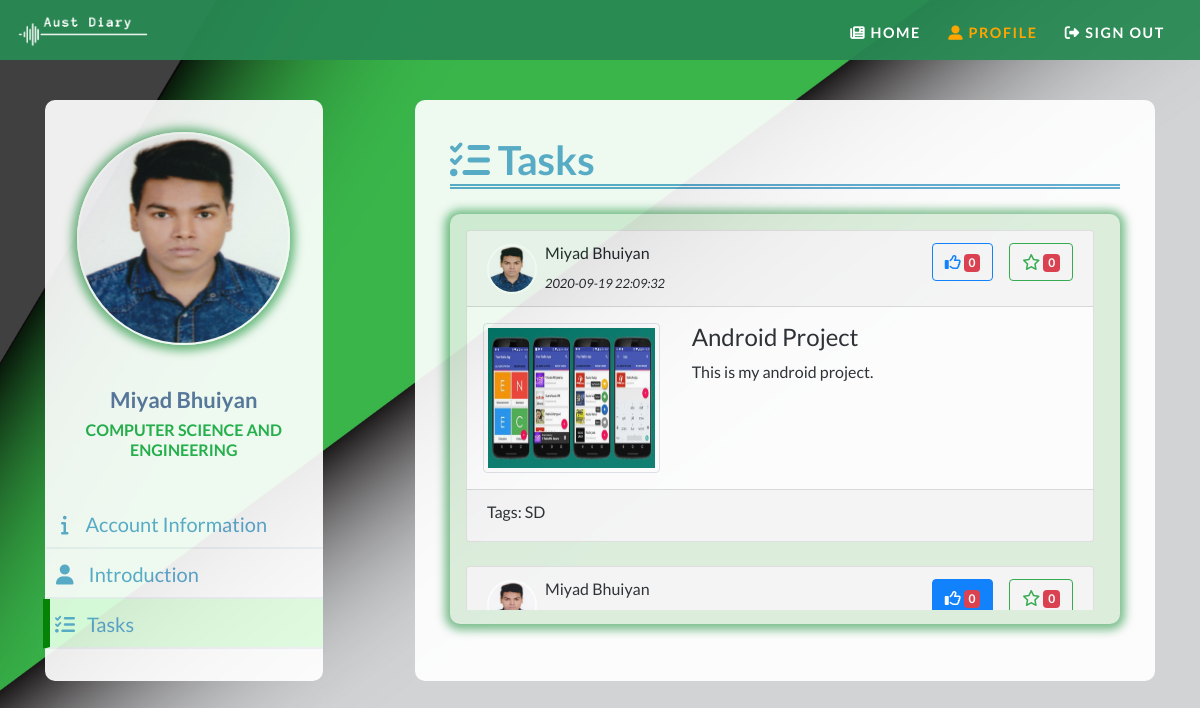
The page /viewProfileTasks.php?userId=miyadbhuiyan@gmail.com (signed in) on the database its author committed.
### tables this page shows
CREATE TABLE `user` (
  `User_id` int(11) NOT NULL,
  `Email_id` varchar(100) NOT NULL,
  `FirstName` varchar(50) DEFAULT NULL,
  `LastName` varchar(50) DEFAULT NULL,
  `ContactNumber` varchar(11) DEFAULT NULL,
  `Image` text DEFAULT NULL,
  `Password` text DEFAULT NULL,
  `IdNumber` varchar(15) DEFAULT NULL,
  `CompanyName` varchar(50) DEFAULT NULL,
  `CompanyType` varchar(50) DEFAULT NULL,
  `Address` varchar(200) DEFAULT NULL,
  `Gender` varchar(10) DEFAULT NULL,
  `Rank` varchar(25) DEFAULT NULL,
  `Department` varchar(100) DEFAULT NULL,
  `Semester` varchar(6) DEFAULT NULL,
  `Year` int(11) DEFAULT NULL,
  `Description` longtext DEFAULT NULL,
  `Skills` text DEFAULT NULL,
  `Account_Status` int(11) NOT NULL DEFAULT 2
);

CREATE TABLE `postshow` (
  `PS_id` int(11) NOT NULL,
  `ProjectName` varchar(50) NOT NULL,
  `ProjectDescription` varchar(250) NOT NULL,
  `NumofImage` int(11) NOT NULL,
  `Llike` int(11) NOT NULL,
  `Star` int(11) NOT NULL,
  `timedate` datetime NOT NULL,
  `tags` varchar(250) NOT NULL,
  `user_id` int(11) NOT NULL
);

CREATE TABLE `postimages` (
  `PI_id` int(11) NOT NULL,
  `NumofImage` int(11) NOT NULL,
  `ImageSource` varchar(250) NOT NULL,
  `PS_id` int(11) NOT NULL
);

### server.php (called while the page is built)
<?php
include "pdo.php";
function userLiked($post_id)
{	include "pdo.php";
	$stmt = $pdo->prepare("SELECT * FROM notification where Post_id= :pi AND User_id=:ui AND React='Like'");
		$stmt->execute(array(":pi" => $post_id,
							":ui" => $_SESSION['signed_in_id']));
		$row = $stmt->fetch(PDO::FETCH_ASSOC);
		if (empty($row)) {
			return false;
		}
		else
			return true;
}
function userStarred($post_id)
{	include "pdo.php";
	$stmt = $pdo->prepare("SELECT * FROM notification where Post_id= :pi AND User_id=:ui AND React='Star'");
		$stmt->execute(array(":pi" => $post_id,
							":ui" => $_SESSION['signed_in_id']));
		$row = $stmt->fetch(PDO::FETCH_ASSOC);
		if (empty($row)) {
			return false;
		}
		else
			return true;
}
function getLikes($id)
{include "pdo.php";
	$stmt = $pdo->prepare("SELECT * FROM postshow where PS_id= :pi");
		$stmt->execute(array(":pi" => $id));
		$row = $stmt->fetch(PDO::FETCH_ASSOC);
			return $row['Llike'];
}
function getStars($id)
{include "pdo.php";
	$stmt = $pdo->prepare("SELECT * FROM postshow where PS_id= :pi");
		$stmt->execute(array(":pi" => $id));
		$row = $stmt->fetch(PDO::FETCH_ASSOC);
			return $row['Star'];
}
?>

### postshowProfile.php (the view, shortened to what this page needs)
<?php
	include 'server.php';
	Function getMultiPost($user){
		$sql = "SELECT * FROM postshow, user WHERE postshow.User_id = user.User_id AND user.Email_id='".$user."' ORDER BY postshow.timedate DESC";
		$result=mysqli_query($GLOBALS['connect'],$sql);
		$resultCheck=mysqli_num_rows($result);
		if($resultCheck>0){
			while($row=mysqli_fetch_assoc($result)){
				$Uname = $row['FirstName'].' '.$row['LastName'];
				$Pdate = $row['timedate'];
				$uimage ='DATABASE/User_Profile_Picture/'.$row['Image'];
				$projectName = $row['ProjectName'];
				$projectDescription = $row['ProjectDescription'];
				$tags = $row['tags'];
				$postid = $row['PS_id'];
				echo'<div class="card">
				<div class="card-header">
					<div class="media">
						<img src="'.$uimage.'" alt="'.$Uname.'" class="align-self-center rounded-circle mr-2" style="width:50px;">
						<div class="media-body align-self-center">
							<h6>'.$Uname.'</h6>
							<small><i>'.$Pdate.'</i></small>
						</div>
							<button type="button" ';
								if (userLiked($postid)) {
									echo 'id="post-'.$postid.'" class="btn btn-outline-primary mr-3 liked like-bt" ';
									if ($_SESSION['signed_in_rank']!="Teacher") {
										echo 'onclick="addLikes('.$postid.',\'unlike\')">';
									}
									else
										echo '>';
								}
								else
								{
									echo 'id="post-'.$postid.'" class="btn btn-outline-primary mr-3 like-bt" ';
									if ($_SESSION['signed_in_rank']!="Teacher") {
										echo 'onclick="addLikes('.$postid.',\'like\')">';
									}
									else
										echo '>';
								}
								echo '<i class="far fa-thumbs-up"></i>
									<span class="badge badge-danger" id="likes-'.$postid.'">'.getLikes($postid).'</span>
								</button>
								<button type="button" ';
								if (userStarred($postid)) {
									echo 'id="postStar-'.$postid.'" class="btn btn-outline-success starred star-bt" ';
									if ($_SESSION['signed_in_rank']=="Teacher") {
										echo 'onclick="addStars('.$postid.',\'unstar\')">';
									}
									else
										echo '>';
								}
								else{
									echo 'id="postStar-'.$postid.'" class="btn btn-outline-success star-bt" ';
									if ($_SESSION['signed_in_rank']=="Teacher") {
										echo 'onclick="addStars('.$postid.',\'star\')">';
									}
									else
										echo '>';
								}
								echo '<i class="far fa-star"></i>
									<span class="badge badge-danger" id="stars-'.$postid.'">'.getStars($postid).'</span>
								</button>
					</div>
				</div>
				<div class="card-body p-0">
					<div class="row">
						<div class="col-lg-4">';
					getPostImage($row['PS_id']);
		echo	'</div>
						<div class="col-lg-8">
						<h4 class="projectHeading">'.$projectName.'</h4>
						<p class="text-justify">'.$projectDescription.'</p>
						</div>
					</div>
				</div>
						<div class="card-footer">
							<h6>Tags: '.$tags.'</h6>';
			echo '</div>
				</div>';
				echo '<br>';
			}
		}
	}
		Function getPostImage($postid){
		$sql = "SELECT * FROM postimages WHERE postimages.PS_id = ".$postid;
		$result=mysqli_query($GLOBALS['connect'],$sql);
		$resultCheck2=mysqli_num_rows($result);
		if($resultCheck2>0){
			echo	'<div id="demo" class="carousel slide" data-ride="carousel">
						<div class="carousel-inner">
					';
			$slide = 0;
			while($row=mysqli_fetch_assoc($result)){
				$postImage = $row['ImageSource'];
				echo	'<div class="carousel-item';
				if($slide == 0)
					{echo' active';}
				echo'">
						<img src="'.$postImage.'" class="img-thumbnail">
					</div>
						';
				$slide++;
			}
			echo '	</div>';
			echo	'</div>';
		}
	}
?>

### viewProfileTasks.php (shortened to what this page needs)
<?php
require_once "pdo.php";
global $opData;
$stmt = $pdo->query("SELECT * FROM outerpages");
$opDatas = $stmt->fetchAll(PDO::FETCH_ASSOC);
foreach ($opDatas as $data) {
$opData[$data['name']]=$data['value'];
}
if ( ! isset($_SESSION['signed_in_user']) ) {
  $_SESSION["warning"] = "Please sign in first";
  header("Location:signin.php");
  return;
}
else{
	$viewFlag=$_GET['userId'];
	$stmt = $pdo->prepare("SELECT * FROM user where Email_id = :xyz");
		$stmt->execute(array(":xyz" => $_GET['userId']));
		$row = $stmt->fetch(PDO::FETCH_ASSOC);
}
?>
<!DOCTYPE html>
<html>
<head>
<link rel="stylesheet" href="https://stackpath.bootstrapcdn.com/bootstrap/4.4.1/css/bootstrap.min.css">
	<link type="text/css" rel="stylesheet" href ="css/profile_view.css"/>
</head>
<body>
<nav class="navbar navbar-expand-md navbar-dark">
	<a class="navbar-brand" href="home.php"><?php echo '<img src="DATABASE/img/'.htmlentities($opData['logoWhite']).'"/>'?></a>
	<div class="collapse navbar-collapse" id="navbarExpandView">
		<ul class="navbar-nav ml-auto">
			<li>
				<a class="nav-link" href="home.php"><i class="fas fa-newspaper"></i> HOME</a>
			</li>
			<li>
				<a class="nav-link active" href=<?php echo('"viewProfileInfo.php?userId='.$_GET['userId'].'"'); ?>><i class="fas fa-user-alt"></i> PROFILE</a>
			</li>
			<li>
				<a class="nav-link" href="signout.php"><i class="fas fa-sign-out-alt"></i> SIGN OUT</a>
			</li>
		</ul>
	</div>
</nav>
<div class="container">
	<div class="row profile">
		<div class="col-lg-3 profile-sidebar" id="profile_sidebar">
			<div class="row">
				<div class="col-lg-12">
					<div class="user-img">
						<?php
    						echo '<img src="DATABASE/User_Profile_Picture/'.$row['Image'].'" class="project-photo-frame rounded-circle" alt="'.htmlentities($row['FirstName'].' '.$row['LastName']).'"/>';
						?>
					</div>
				</div>
			</div>
			<div class="row">
				<div class="col-lg-12">
					<div class="user-title">
						<div class="user-name">
							<h5 title="<?= htmlentities($row['FirstName'].' '.$row['LastName']) ?>"><?= htmlentities($row['FirstName'].' '.$row['LastName']) ?></h5>
						</div>
						<div class="user-dept">
							<h6><?php
							if ($viewFlag=='Company Representative') {
								echo htmlentities($viewFlag);
							}
							else{
								echo htmlentities($row['Department']);
							}
							 ?></h6>
						</div>
					</div>
				</div>
			</div>
			<div class="row">
				<div class="col-lg-12">
					<div class="user-menu">
						<ul class="nav">
							<a href=<?php echo('"viewProfileInfo.php?userId='.$_GET['userId'].'"'); ?> class="menu-link" id="information-link"><li><i class="fas fa-info" id="info"></i>Account Information</li></a>
							<a href=<?php echo('"viewProfileIntro.php?userId='.$_GET['userId'].'"'); ?> class="menu-link" id="introduction-link"><li><i class="fas fa-user" id="intro"></i>Introduction</li></a>
							<a href=<?php
							if ($_GET['userId']==$_SESSION['signed_in_user']) {
								echo("editProfileTasks.php");
								}
								else{
								echo('"viewProfileTasks.php?userId='.$_GET['userId'].'"');
								}
							 ?> class="menu-link active" id="tasks-link"><li><i class="fas fa-tasks" id="tasks"></i>Tasks</li></a>
						</ul>
					</div>
				</div>
			</div>
	</div>
	<div class="col-lg-1 profile-division"></div>
		<div class="col-lg-8 profile-content" id="view-tasks-content">
			<div class="container content-padding">
			<div class="row">
				<h1 class="header-info-edit"><i class="fas fa-tasks"></i> Tasks</h1>
			</div>
			<div class="row">
				<div class="col-lg-12  notification-panel">
					<div class="scroll-bar">
						<div class="task-panel">
						<?php
						include 'postshowProfile.php';
						getMultiPost($_GET['userId']);
						?>
						</div>
					</div>
				</div>
			</div>
		</div>
		</div>
</div>
</div>
</body>
</html>

### css/profile_view.css (style rules this page uses)
body { font-family: 'Lato',sans-sharif; background-attachment:fixed; background-position: center; background-size: cover; background-image: url(../DATABASE/img/profile.jpg); }
[class*="col-"] { padding: 1rem; }
.row { margin-left: 0px!important; margin-right: 0px!important; }
.navbar { position: fixed; top: 0; right: 0; left: 0; z-index: 1030; font-weight:700; font-size: .9rem; letter-spacing:.1rem; background: rgba(41,137,83,0.95)!important; }
.navbar-brand img { height: 2rem; }
.navbar-nav li { padding-right: .7rem; }
.navbar-dark .navbar-nav .nav-link { color: white; padding-top:.8rem; }
.navbar-dark .navbar-nav .nav-link.active,.navbar-dark .navbar-nav .nav-link:hover { color:orange; }
.profile-sidebar { background-color: white; border-radius: 10px 10px 10px 10px; height: 100%; }
.profile { margin-top: 100px; opacity: 0.92; }
.user-img { text-align: center; width: 213px; height: 213px; }
.user-img img { box-shadow: 0px 1px 10px 5px #0486268f; border: 3px solid #ffffff; }
.user-title { text-align: center; margin-top: 10px; margin-right: -30px; margin-left: -30px; }
.user-name h5 { color:#5a73a1; font-size:22px; font-weight:600; margin-bottom: 7px; overflow: hidden; text-overflow: ellipsis; display: -webkit-box; -webkit-line-clamp: 2; -webkit-box-orient: vertical; }
.user-dept h6 { text-transform:uppercase; color: #24B04D; font-size: 16px; font-weight: 600; }
.user-menu { margin-right: -40px; margin-left: -31px; }
.user-menu a { margin-right: 8px; font-size: 20px; padding-left: 10px; }
.user-menu ul li { list-style-type: none; }
.user-menu a { text-decoration: none; height: 50px; width: 100%; padding-top: 10px; cursor: pointer; color: #5babd1; }
#intro { margin-right: 15px; }
#info { margin-right: 17px; margin-left: 5px; }
#tasks { margin-right: 12px; }
.user-menu ul a { border-bottom: 2px solid #f0f4f7 !important; }
.user-menu .nav .menu-link.active { color: #5babd1; background-color: #e3ffe3; border-left: 7px solid green; margin-left: -3px; padding-left: 5px; }
.profile-content { padding: 20px; background: #fff; border-radius: 10px 10px 10px 10px; }
.header-info-edit { color: #5babd1; font-weight: bold; width: 100%; border-bottom: 5px double #5babd1 !important; margin-bottom: 25px; }
.content-padding { padding-top: 16px; padding-bottom: 16px; }
.notification-panel { width: 100%; min-height: 410px; max-height: 410px; border-radius: 10px 10px 10px 10px; box-shadow: 0px 1px 10px 5px #0486268f; background-color: #ddefdd; }
.rounded-circle { border:2px solid white !important; }
.scroll-bar { overflow: auto; max-height: 380px; padding-right: 10px; }
.project-photo-frame { width: 100%; height: 100%; }
.task-panel { padding-top: -5px; }
.projectHeading { overflow: hidden; text-overflow: ellipsis; display: -webkit-box; -webkit-line-clamp: 1; -webkit-box-orient: vertical; }
.img-thumbnail { width: 100%; height: 150px; }
.card-header .liked { color: #fff; background-color: #007bff; border-color: #007bff; }

### rows shown on the page
user: Image (picture), FirstName+LastName "Miyad Bhuiyan", Department "COMPUTER SCIENCE AND ENGINEERING"
postshow: user.Image (picture), user.LastName "Miyad Bhuiyan", timedate "2020-09-19 22:09:32", getLikes($postid) "0", getStars($postid) "0", ProjectName "Android Project", ProjectDescription "This is my android project.", tags "SD"
postimages: ImageSource (picture)
postshow: user.Image (picture), user.LastName "Miyad Bhuiyan", getLikes($postid) "0", getStars($postid) "0"
